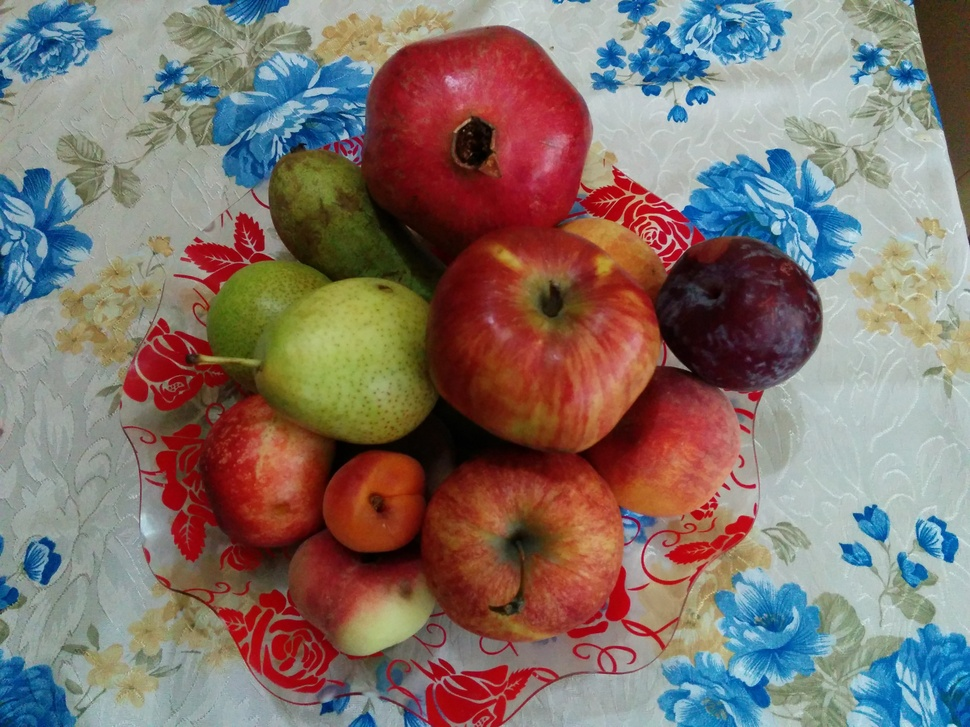
#> input picture src/Entrega_3/Caso_Separado/pru.jpg, 970 x 727 px, shrunk from 3264 x 2448 before the run
$ python -i CLAHE.py   (imports and definitions only)
#> lines starting #> are read from the running program, lines starting #| are printed output that depends on the picture
#> further down, picture is the input picture: shape (727, 970, 3); mean B, G, R 107.3, 113.9, 129.2
# -*- coding: utf-8 -*-
"""
Created on Thu Apr  6 10:10:35 2017

@author: carlos
"""
import cv2

def CLAHE(image):
    image = cv2.cvtColor(image,cv2.COLOR_BGR2HLS)
#> image: shape (727, 970, 3); mean of channels 0, 1, 2 65.1, 118.9, 98.6
    h,l,s= cv2.split(image)
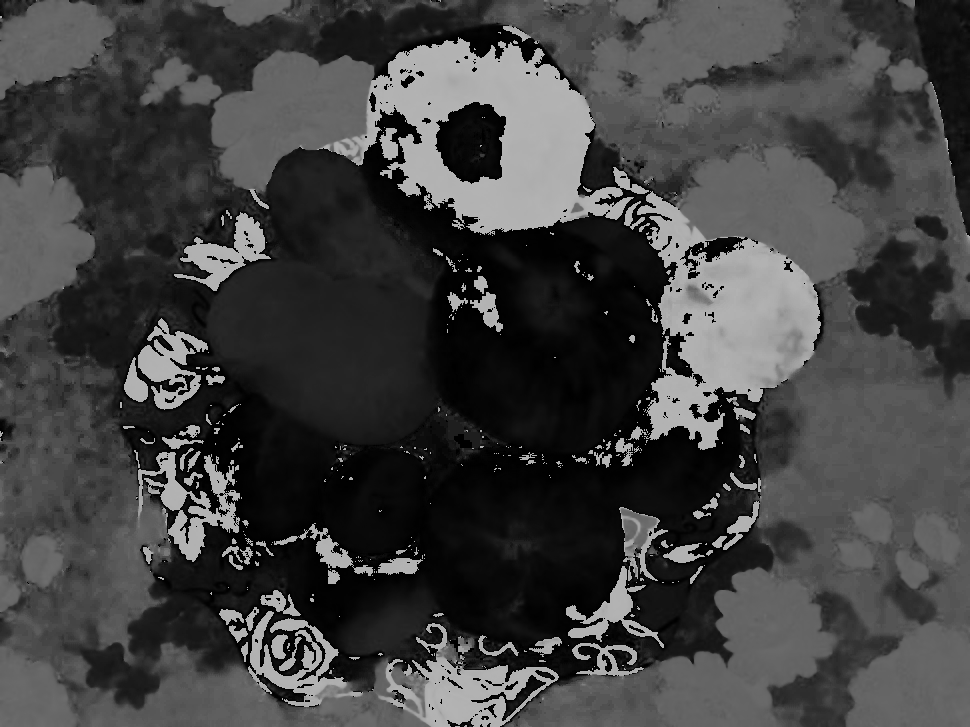
#> h: shape (727, 970); min 0, max 180, mean 65.1
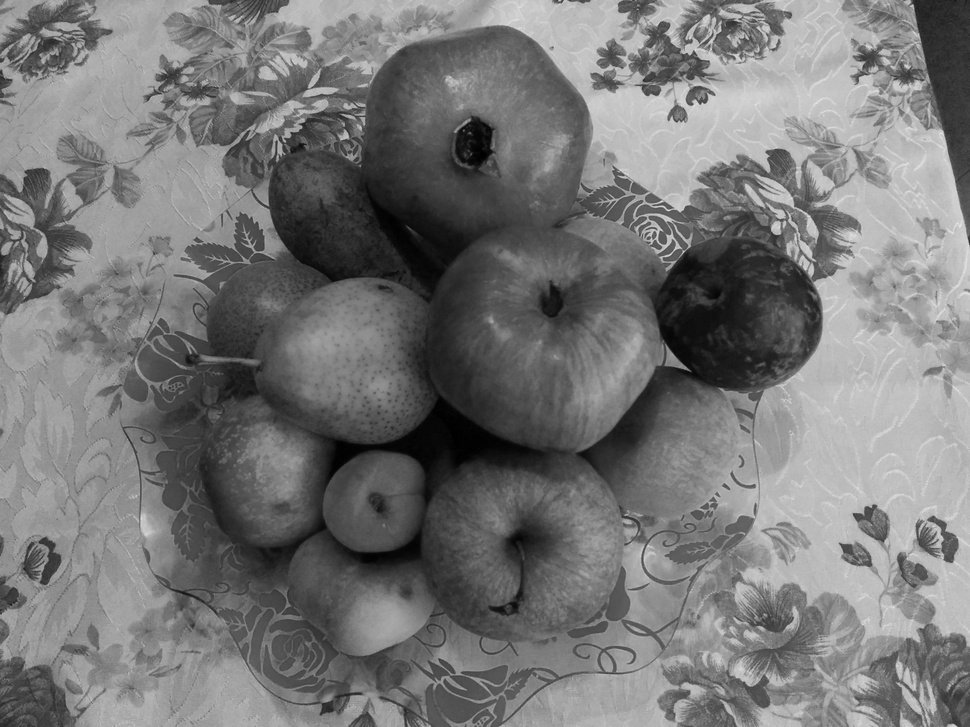
#> l: shape (727, 970); min 0, max 234, mean 118.9
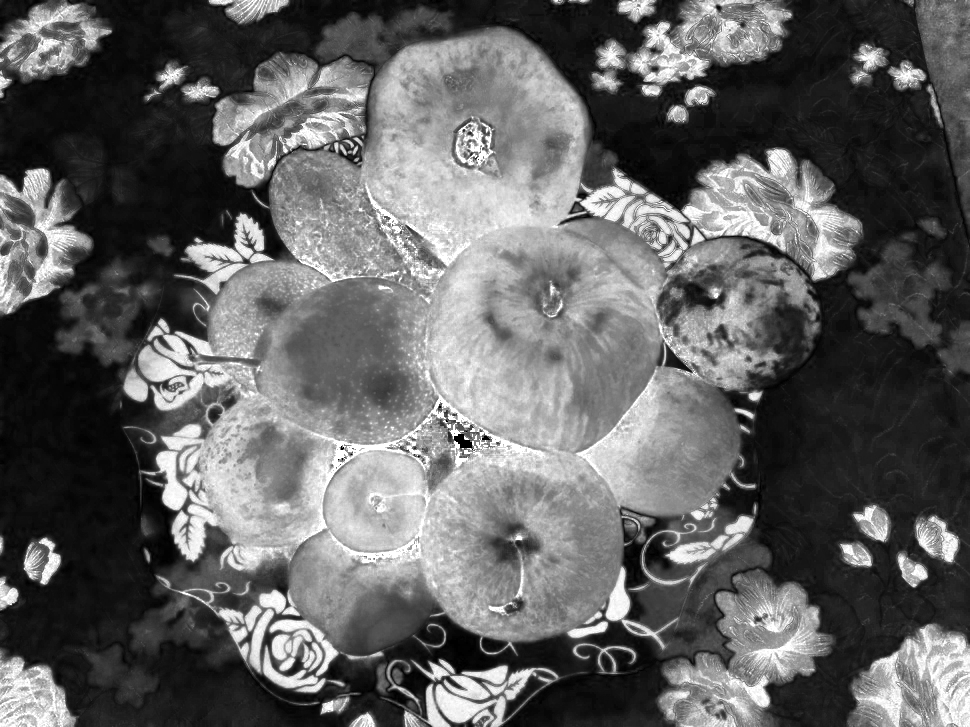
#> s: shape (727, 970); min 0, max 255, mean 98.6
    clahe=cv2.createCLAHE(clipLimit=2.0, tileGridSize=(8,8))
    img= clahe.apply(l)
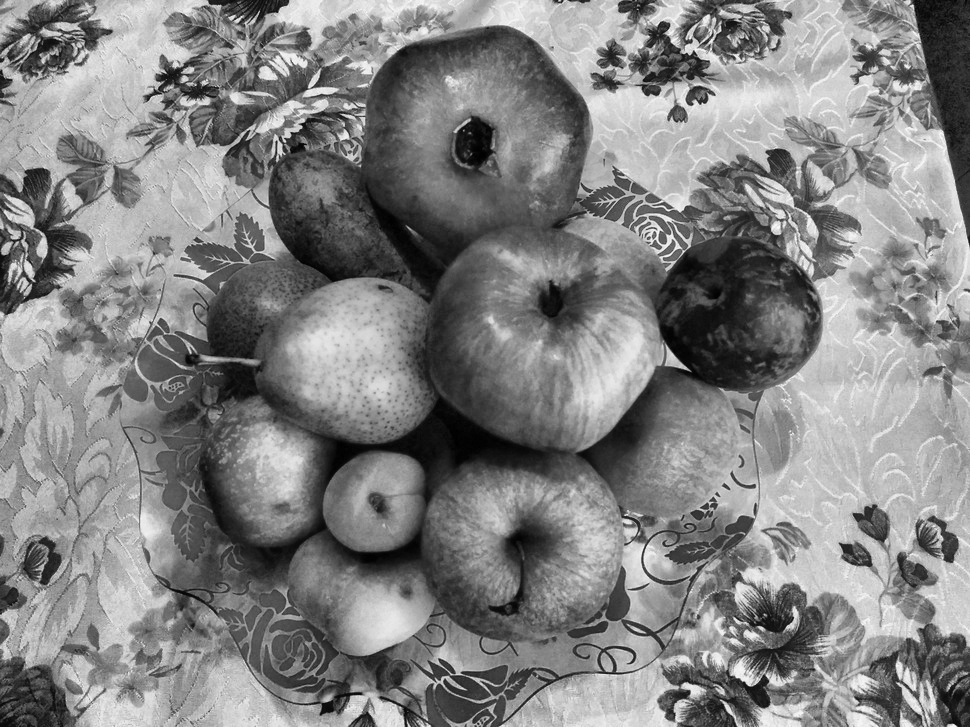
#> img: shape (727, 970); min 0, max 249, mean 130.7
    img2=cv2.merge((h,img,s))
#> img2: shape (727, 970, 3); mean of channels 0, 1, 2 65.1, 130.7, 98.6
    return img2

>>> import cv2
>>> picture = cv2.imread('pru.jpg')
>>> result = CLAHE(picture)
